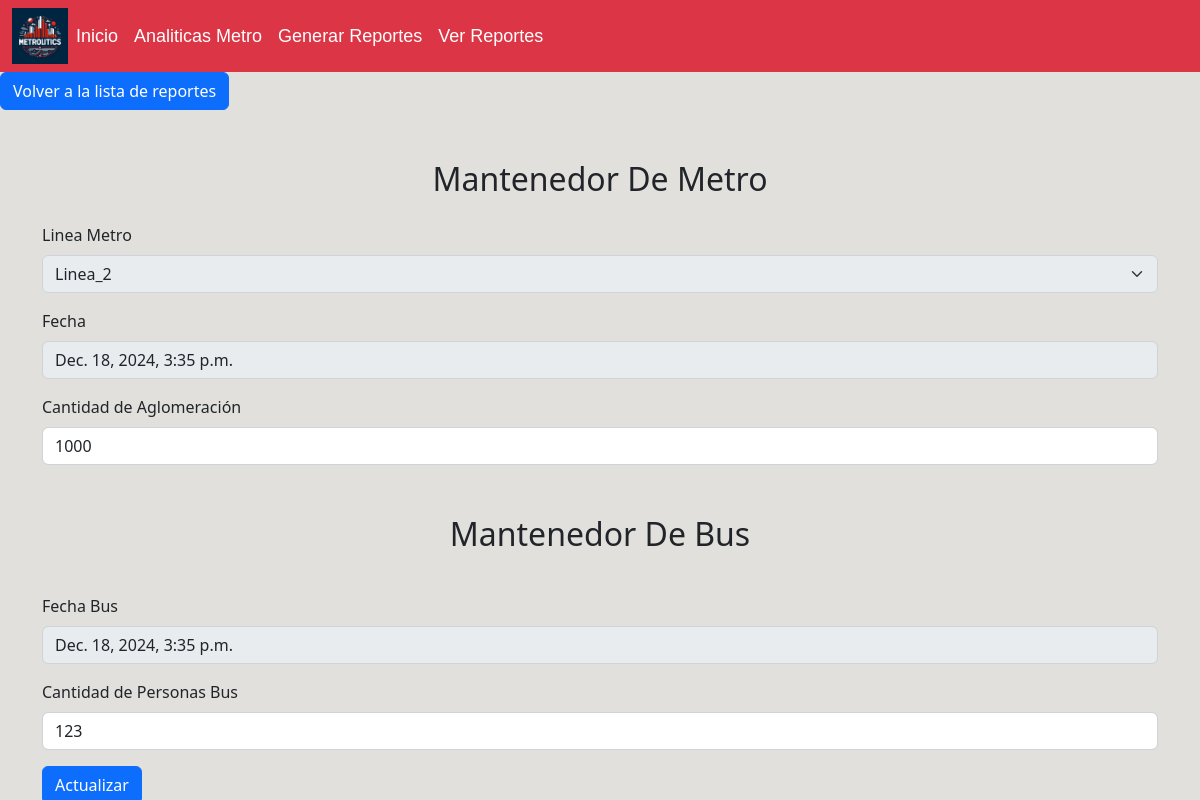
The page /editar_reportes/39/ on the database its author committed.
### Metro/models.py (models this page shows, shortened)
class Mantenedor_metro(models.Model):
    id_metro = models.AutoField(primary_key=True)
    linea_metro = models.CharField(max_length=50)
    fecha = models.DateTimeField()
    aglomeracion = models.IntegerField()

class Mantenedor_bus(models.Model):
    id_bus = models.AutoField(primary_key=True)
    f_id_metro = models.ForeignKey(Mantenedor_metro,on_delete=models.CASCADE,db_column='id_metro')
    fecha = models.DateTimeField(null=True)
    cantidad_personas = models.IntegerField()

### Metro/views.py (the view, shortened to what this page needs)
# urls.py: path('editar_reportes/<int:id_reporte>/',views.editar_reportes,name='editar_reportes')
def editar_reportes(request, id_reporte):
    reporte = get_object_or_404(Reporte, id_reporte=id_reporte)
    metro = reporte.f_id_metro
    bus = reporte.f_id_bus
    context ={'metro':metro,
              'bus':bus,
              'reporte':reporte}
    return render(request,'Metro/editar_reportes.html',context)

### Metro/templates/Metro/editar_reportes.html (shortened to what this page needs)
{% extends "Metro/base.html" %}
{% block content %}
<a href="{% url 'ver_reportes' %}" class="btn btn-primary">Volver a la lista de reportes</a>
<div class="container">
    <span class="Titulo-Form">Mantenedor De Metro</span>
    <form class="row g-3" id="form-agregar" method="POST" action="{% url 'editar_reportes' reporte.id_reporte %}">
      <div class="col-md-12">
          <label for="linea" class="form-label">Linea Metro</label>
          <select class="form-select" id="linea" name="linea" disabled>
              <option selected >{{metro.linea_metro}}</option>
          </select>
      </div>
      <div class="col-md-12">
          <label for="fecha" class="form-label">Fecha</label>
          <input type="text" class="form-control" id="fecha" name="fecha" disabled value="{{metro.fecha}}">
      </div>
      <div class="col-md-12">
          <label for="aglomeracion" class="form-label">Cantidad de Aglomeración</label>
          <input type="number" class="form-control" id="aglomeracion" name="aglomeracion" value="{{metro.aglomeracion}}">
      </div>
      <span class="Titulo-Form">Mantenedor De Bus</span>
      <div class="col-md-12">
          <label for="fecha_bus" class="form-label">Fecha Bus</label>
          <input type="text" class="form-control" id="fecha_bus" name="fecha_bus" disabled value="{{bus.fecha}}" >
      </div>
      <div class="col-md-12">
          <label for="personas_bus" class="form-label">Cantidad de Personas Bus</label>
          <input type="number" class="form-control" id="personas_bus" name="personas_bus" value="{{bus.cantidad_personas}}" >
      </div>
      <div class="col-12">
          <button type="submit" class="btn btn-primary" id="boton-submit">Actualizar</button>
      </div>
  </form>
</div>
{% endblock %}

### Metro/static/css/style_base.css (style rules this page uses)
body { background-color: rgb(225,224,220); }

### Metro/static/css/style_forms.css (style rules this page uses)
.Titulo-Form { margin-top: 4%; display: block; text-align: center; font-size: xx-large; padding-bottom: 20px; }

### rows shown on the page
Mantenedor_metro: linea "Linea_2", fecha "Dec. 18, 2024, 3:35 p.m.", aglomeracion "1000"
Mantenedor_bus: fecha_bus "Dec. 18, 2024, 3:35 p.m.", personas_bus "123"
